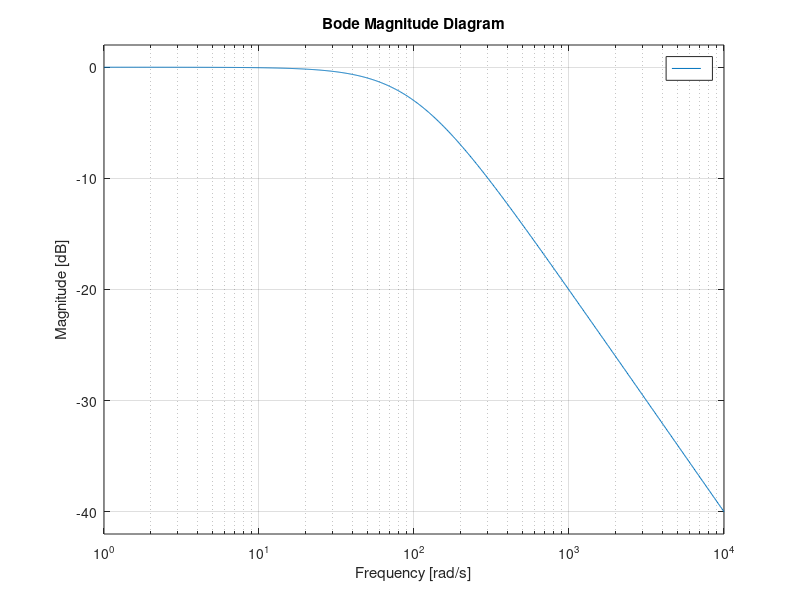

Write MATLAB code to recreate this figure. (Note: this script raises an error after producing the figure.)
%% Preamble -- not to appear in userguide
hfig = figure;
set(hfig,'units','centimeters','NumberTitle','off','Name','ex15');
pos = get(hfig,'position');
set(hfig,'position',[pos(1:2),6,4]);
%% Everything below appears in userguide
s = tf('s');
bodemag(1/(s/100+1));
%% The following is excluded from userguide
matlabfrag('graphics/ex15');